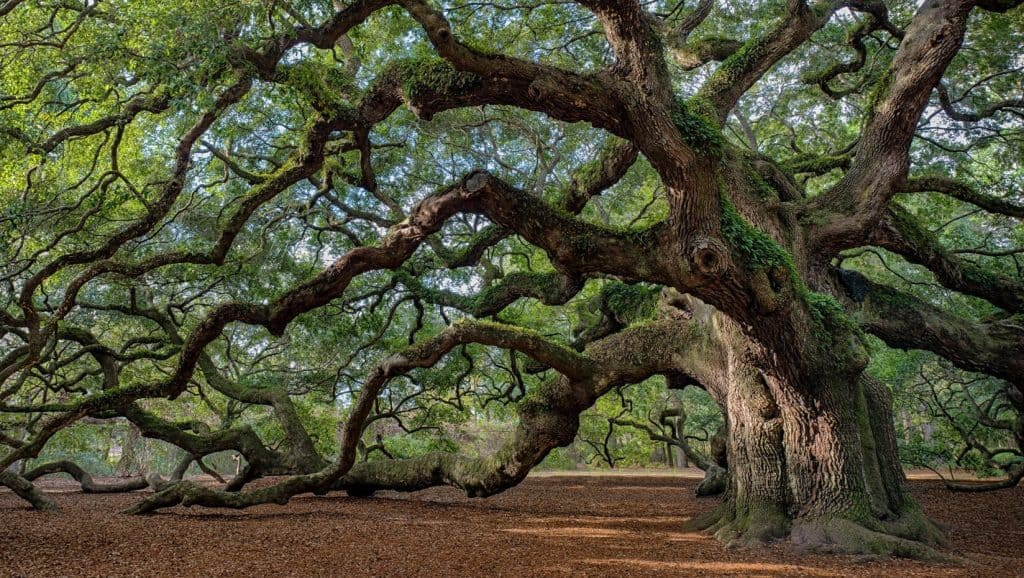
#> input picture arbol.jpg, 1024 x 578 px
$ python transformacion.py
#> lines starting #> are read from the running program, lines starting #| are printed output that depends on the picture; after the words box and inside, x2 and y2 are one past the last pixel; in counts of white or black regions, pixels touching at a corner belong together
import cv2
import numpy as np
x = cv2.__version__
font = cv2.FONT_HERSHEY_SIMPLEX

img = cv2.imread('arbol.jpg')
#> img is the input picture: shape (578, 1024, 3); mean B, G, R 55.5, 78.8, 78.3

cv2.putText(img,"255 maximo de color dividido entre el algoritmo natural del maximo de la imagen",(100,100), font, 1, (200,0,0), 3, cv2.LINE_AA)
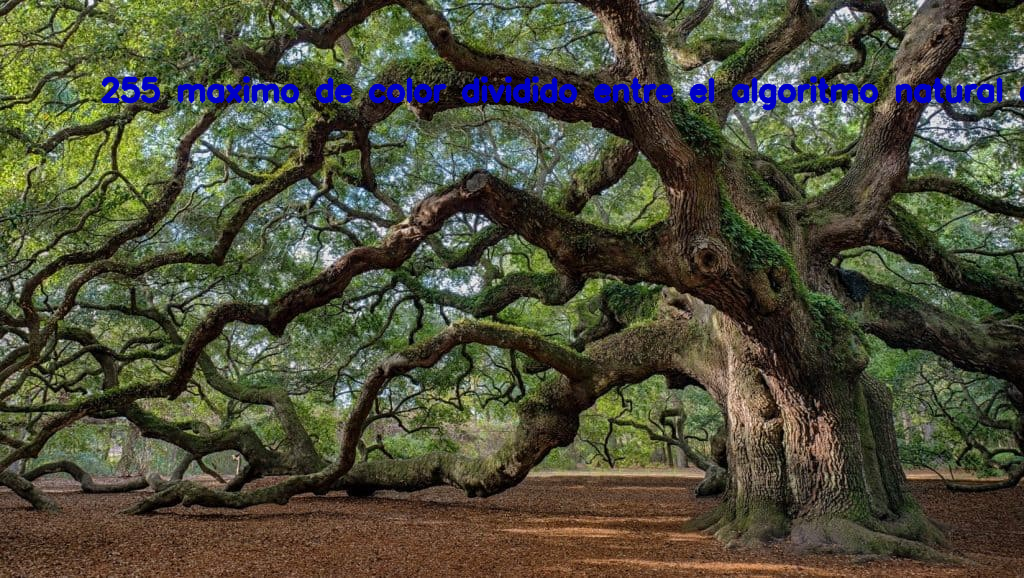
#> img: shape (578, 1024, 3); 2.21% of pixels changed, all inside (x1, y1, x2, y2) = (100, 76, 1024, 111)
c = 255/(np.log(1 + np.max(img))) #obtenemos el algoritmo natural del arreglo sobre el maximo de color que es el 255
#> c = 45.99

transformacion = c * np.log1p(img) #le coloca iluminación a la imagen
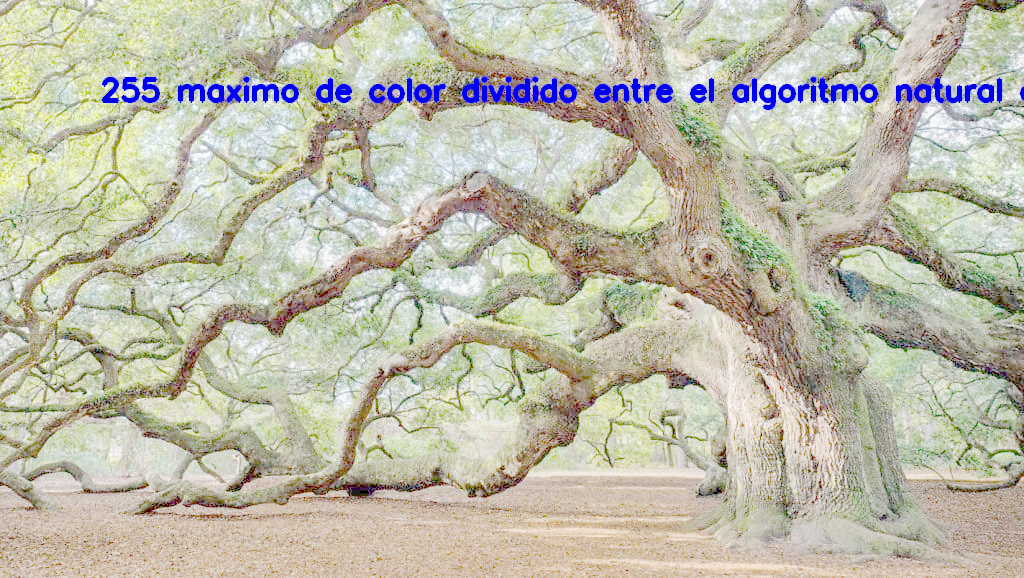
#> transformacion: shape (578, 1024, 3) float16; mean B, G, R 170.5, 187.9, 189.6; drawn with min black and max white

transformacion = np.array(transformacion, dtype = np.uint8)


cv2.imwrite('arbol2.jpg',transformacion)
cv2.imshow("tranformando",transformacion)
cv2.waitKey(0)
cv2.destroyAllWindows()

$ run again, with agua.jpg copied over arbol.jpg
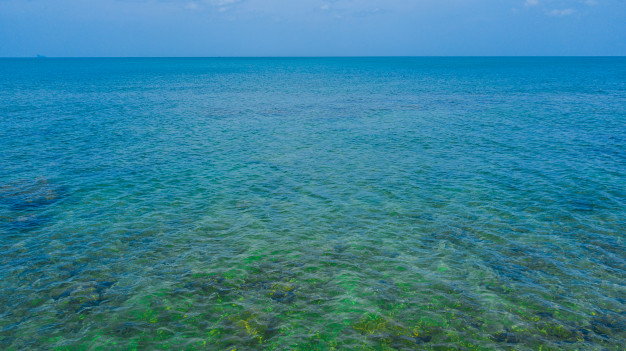
#> input picture agua.jpg, 626 x 351 px
#> img is the input picture: shape (351, 626, 3); mean B, G, R 151.7, 128.8, 53.3
#> `cv2.putText(img,"255 maximo de color dividido entre el algoritmo natur..`:
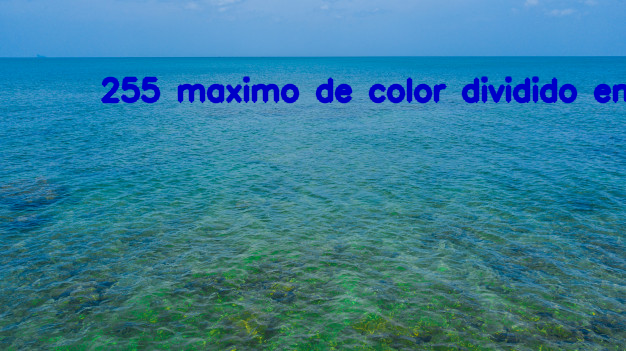
#> img: shape (351, 626, 3); 3.45% of pixels changed, all inside (x1, y1, x2, y2) = (100, 76, 626, 104)
#> c = 47.04
#> `transformacion = c * np.log1p(img)`:
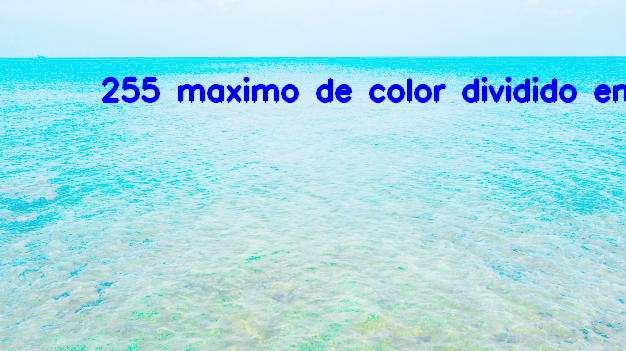
#> transformacion: shape (351, 626, 3) float16; mean B, G, R 233.9, 222.5, 167.9
